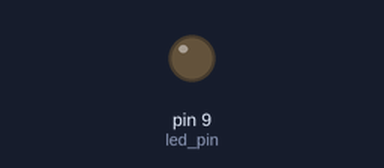
Bench run of a sketch on a simulated Arduino Uno, built with avr-gcc and run on an emulated ATmega328P. Parts: output pins drawn as LEDs (lit = HIGH).

Above: at 0.05 s.
At 0.95 s:
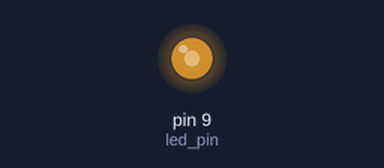
At 1.4 s:
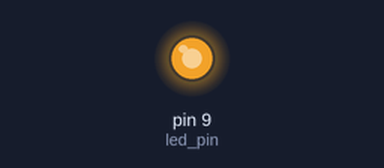
At 2.8 s:
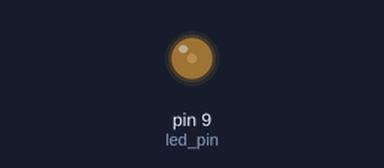
Timing chart, 0 to 7.0 s (numbered marks = the images above):
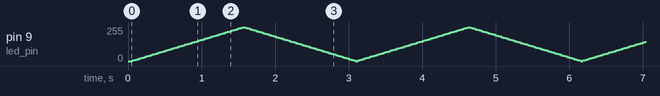

The sketch:

lab2.ino
```cpp
// int count = 0;
// unsigned long last_ms = 0;
//
// void setup() {
//   for (int i=8; i<=13; i++) {
//     pinMode(i, OUTPUT);
//   }
// }
//
// void loop() {
//   unsigned long now_ms = millis();
//   if (now_ms - last_ms >= 500) {
//     last_ms = now_ms;
//     for (int i=0; i<6; i++) {
//       digitalWrite(8 + i, (count >> bit) & 1);
//     }
//     count = (count + 1) % 64;
//   }
// }


// void setup() {
//   for (int i = 8; i <= 13; i++) {
//     pinMode(i, OUTPUT);
//   }
//   Serial.begin(9600);
// }
//
// void loop() {
//   if (Serial.available() > 0) {
//     int num = Serial.parseInt();

//     if (num >= 0 && num <= 63) {
//       for (int i=0; i<6; i++) {
//         digitalWrite(8 + i, bitRead(num, i));
//       }
//       Serial.println(num);
//     } else {
//       Serial.println("valoare invalida (0-63)");
//     }
//   }
// }

//fade
int led_pin = 9;
int brightness = 0;
int step = 5;
unsigned long last_ms = 0;

void setup() {
  pinMode(led_pin, OUTPUT);
}

void loop() {
  unsigned long now_ms = millis();
  if (now_ms - last_ms >= 30) {
    last_ms = now_ms;
    analogWrite(led_pin, brightness);
    brightness += step;
    if (brightness <= 0 || brightness >= 255) {
      step = -step;
    }
  }
}

// int out_pin = 12;
// unsigned long high_us = 0;
// unsigned long start_us = 0;
//
// void setup() {
//   pinMode(out_pin, OUTPUT);
//   Serial.begin(9600);
// }
//
// void loop() {
//   if (Serial.available() > 0) {
//     float volts = Serial.parseFloat();
//     if (volts >= 0 && volts <= 5) {
//       high_us = volts / 5.0 * 2000;
//       Serial.println(volts);
//     }
//   }
//
//   unsigned long now_us = micros();
//   if (now_us - start_us >= 2000) {
//     start_us = now_us;
//   }
//
//   if (now_us - start_us < high_us) {
//     digitalWrite(out_pin, HIGH);
//   } else {
//     digitalWrite(out_pin, LOW);
//   }
// }
```
